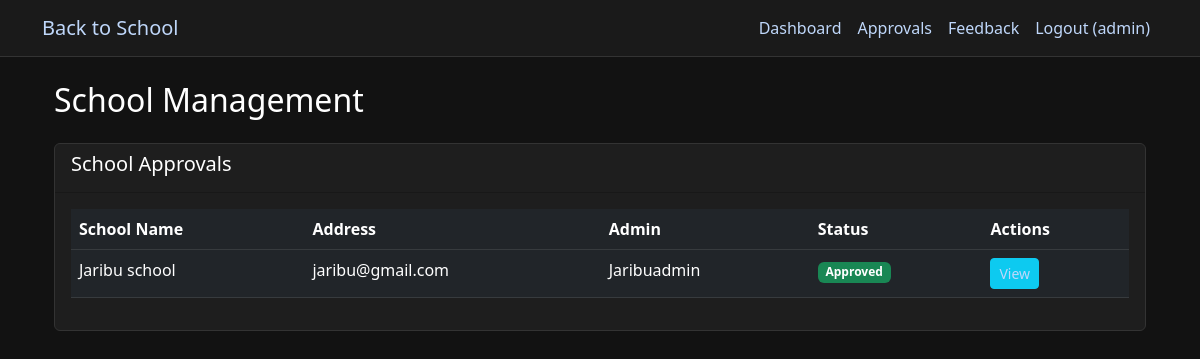
Screenshot of /admin/schools (signed in) with the database file from the repository.
### app.py (models this page shows, shortened)
class User(db.Model):
    id = db.Column(db.Integer, primary_key=True)
    username = db.Column(db.String(80), unique=True, nullable=False)
    email = db.Column(db.String(120), unique=True, nullable=False)
    password_hash = db.Column(db.String(128))
    role = db.Column(db.String(20))  # app_admin, parent, student, school_admin, retailer, donor
    is_approved = db.Column(db.Boolean, default=False)
    created_at = db.Column(db.DateTime, default=datetime.utcnow)
    reset_token = db.Column(db.String(100), unique=True)
    reset_token_expiration = db.Column(db.DateTime)
    school_id = db.Column(db.Integer, db.ForeignKey('school.id'))
    school = db.relationship('School', backref='users')
    children = db.relationship(
        'User',
        secondary=parent_student_association,
        primaryjoin=(parent_student_association.c.parent_id == id),
        secondaryjoin=(parent_student_association.c.student_id == id),
        backref=db.backref('parents'),
        lazy='dynamic'
    )

class School(db.Model):
    id = db.Column(db.Integer, primary_key=True)
    name = db.Column(db.String(100), nullable=False)
    address = db.Column(db.String(200))
    is_approved = db.Column(db.Boolean, default=False)
    requirements = db.relationship('SchoolRequirement', backref='school', lazy=True)

### app.py (the view)
@app.route('/admin/schools')
@role_required(['app_admin'])
def admin_schools():
    schools = School.query.order_by(School.is_approved).all()
    return render_template('admin/schools.html', schools=schools)

### app.py (called while the page is built)
def role_required(roles):
    def decorator(f):
        @wraps(f)
        def decorated_function(*args, **kwargs):
            if 'user_id' not in session:
                flash('Please log in to access this page', 'error')
                return redirect(url_for('login'))
            if session['role'] not in roles:
                flash('You do not have permission to access this page', 'error')
                return redirect(url_for('dashboard'))
            return f(*args, **kwargs)
        return decorated_function
    return decorator

@app.before_request
def load_logged_in_user():
    user_id = session.get('user_id')
    if user_id is None:
        g.user = None
    else:
        g.user = db.session.get(User, user_id)

@app.context_processor
def inject_user():
    return dict(current_user=g.user)

@app.context_processor
def inject_cart_item_count():
    if 'user_id' not in session or session.get('role') not in ['parent', 'student']:
        return {'cart_item_count': 0}
    cart = Cart.query.filter_by(user_id=session['user_id']).first()
    if not cart:
        return {'cart_item_count': 0}
    count = db.session.query(db.func.sum(CartItem.quantity)).filter_by(cart_id=cart.id).scalar() or 0
    return {'cart_item_count': count}

### templates/admin/schools.html (shortened to what this page needs)
{% extends "base.html" %}
{% block content %}
<div class="container">
    <h2 class="mb-4">School Management</h2>
    <div class="card">
        <div class="card-header">
            <h5>School Approvals</h5>
        </div>
        <div class="card-body">
            <div class="table-responsive">
                <table class="table table-dark">
                    <thead>
                        <tr>
                            <th>School Name</th>
                            <th>Address</th>
                            <th>Admin</th>
                            <th>Status</th>
                            <th>Actions</th>
                        </tr>
                    </thead>
                    <tbody>
                        {% for school in schools %}
                        <tr>
                            <td>{{ school.name }}</td>
                            <td>{{ school.address }}</td>
                            <td>
                                {% if school.users %}
                                    {{ school.users[0].username }}
                                {% else %}
                                    No admin
                                {% endif %}
                            </td>
                            <td>
                                <span class="badge bg-{{ 'success' if school.is_approved else 'warning' }}">
                                    {{ 'Approved' if school.is_approved else 'Pending' }}
                                </span>
                            </td>
                            <td>
                                <a href="#" class="btn btn-sm btn-info">View</a>
                            </td>
                        </tr>
                        {% endfor %}
                    </tbody>
                </table>
            </div>
        </div>
    </div>
</div>
{% endblock %}

### templates/base.html (shortened to what this page needs)
<!DOCTYPE html>
<html lang="en">
<head>
    <link href="https://cdn.jsdelivr.net/npm/bootstrap@5.3.0/dist/css/bootstrap.min.css" rel="stylesheet">
</head>
<body>
<nav class="navbar navbar-expand-lg navbar-dark">
    <div class="container">
        <a class="navbar-brand" href="{{ url_for('home') }}">Back to School</a>
        <div class="collapse navbar-collapse" id="navbarNav">
            <ul class="navbar-nav ms-auto">
                {% if 'user_id' in session %}
                    <li class="nav-item">
                        <a class="nav-link" href="{{ url_for('dashboard') }}">Dashboard</a>
                    </li>
                    {% if session['role'] == 'app_admin' %}
                        <li class="nav-item">
                            <a class="nav-link" href="{{ url_for('approvals') }}">Approvals</a>
                        </li>
                        <li class="nav-item"><a class="nav-link" href="{{ url_for('admin_complaints') }}">Feedback</a></li>
                    {% endif %}
                    <li class="nav-item">
                        {% if current_user %}
                        <a class="nav-link" href="{{ url_for('logout') }}">Logout ({{ current_user.username }})</a>
                        {% else %}
                        <a class="nav-link" href="{{ url_for('logout') }}">Logout</a>
                        {% endif %}
                    </li>
                {% endif %}
            </ul>
        </div>
    </div>
</nav>
    <div class="container mt-4">
        {% block content %}{% endblock %}
    </div>
</body>
</html>

### templates/base.html (style rules this page uses)
body { background-color: #121212; color: #ffffff; }
h1, h2, h3, h4, h5, h6, span, p { color: #ffffff !important; }
a { color:rgb(191, 215, 250) !important; }
.navbar { background-color: #1a1a1a !important; border-bottom: 1px solid #333; }
.card { background-color: #1e1e1e; border: 1px solid #333; }
.table { color: #ffffff; }
.table-dark { background-color: #1e1e1e; }

### rows the page displays
User: username "admin"
School: name "Jaribu school", address "jaribu@gmail.com", username "Jaribuadmin", is_approved "Approved"
